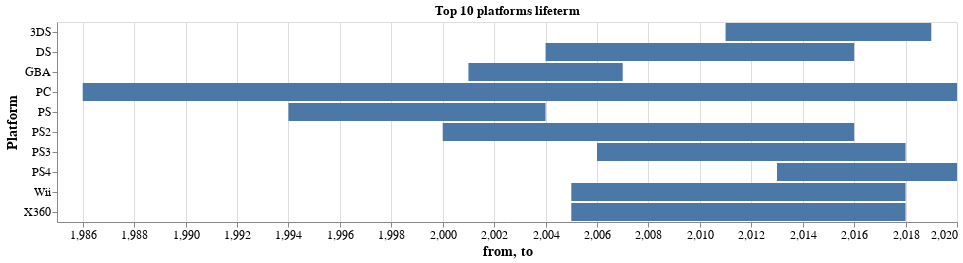

The cell this chart's notebook holds for it:
### Markdown cell above
Timeline of the years a platform has been active

### Code cell
# Get the platforms from the first 10 rows of pivot_platform
top_platforms = pivot_platform.index[:10]

# Filter the pivot_years DataFrame to include only the top platforms
filtered_years = pivot_years[pivot_years['Platform'].isin(top_platforms)]

chart = alt.Chart(filtered_years).mark_bar().encode(
    x=alt.X('from:Q', scale=alt.Scale(domain=[1985, 2020])),
    x2='to:Q',
    y = alt.Y('Platform')
)

# configure chart
chart = chart.configure_axis(
    labelFontSize=12,
    titleFontSize=14
).properties(
    width=900,  # Set the desired width
    title='Top 10 platforms lifeterm'
)

chart

### Figure 1 — Vega-Lite specification as saved in the notebook (floating-point values rounded to 4 significant figures)
{"config": {"view": {"continuousWidth": 300, "continuousHeight": 300}, "axis": {"labelFontSize": 12, "titleFontSize": 14}}, "data": {"name": "data-9be1053763847126be1e203459bd8acf"}, "mark": {"type": "bar"}, "encoding": {"x": {"field": "from", "scale": {"domain": [1985, 2020]}, "type": "quantitative"}, "x2": {"field": "to"}, "y": {"field": "Platform", "type": "nominal"}}, "title": "Top 10 platforms lifeterm", "width": 900, "$schema": "https://vega.github.io/schema/vega-lite/v5.8.0.json", "datasets": {"data-9be1053763847126be1e203459bd8acf": [{"Platform": "3DS", "from": 2011, "to": 2019}, {"Platform": "DS", "from": 2004, "to": 2016}, {"Platform": "GBA", "from": 2001, "to": 2007}, {"Platform": "PC", "from": 1986, "to": 2020}, {"Platform": "PS", "from": 1994, "to": 2004}, {"Platform": "PS2", "from": 2000, "to": 2016}, {"Platform": "PS3", "from": 2006, "to": 2018}, {"Platform": "PS4", "from": 2013, "to": 2020}, {"Platform": "Wii", "from": 2005, "to": 2018}, {"Platform": "X360", "from": 2005, "to": 2018}]}}
